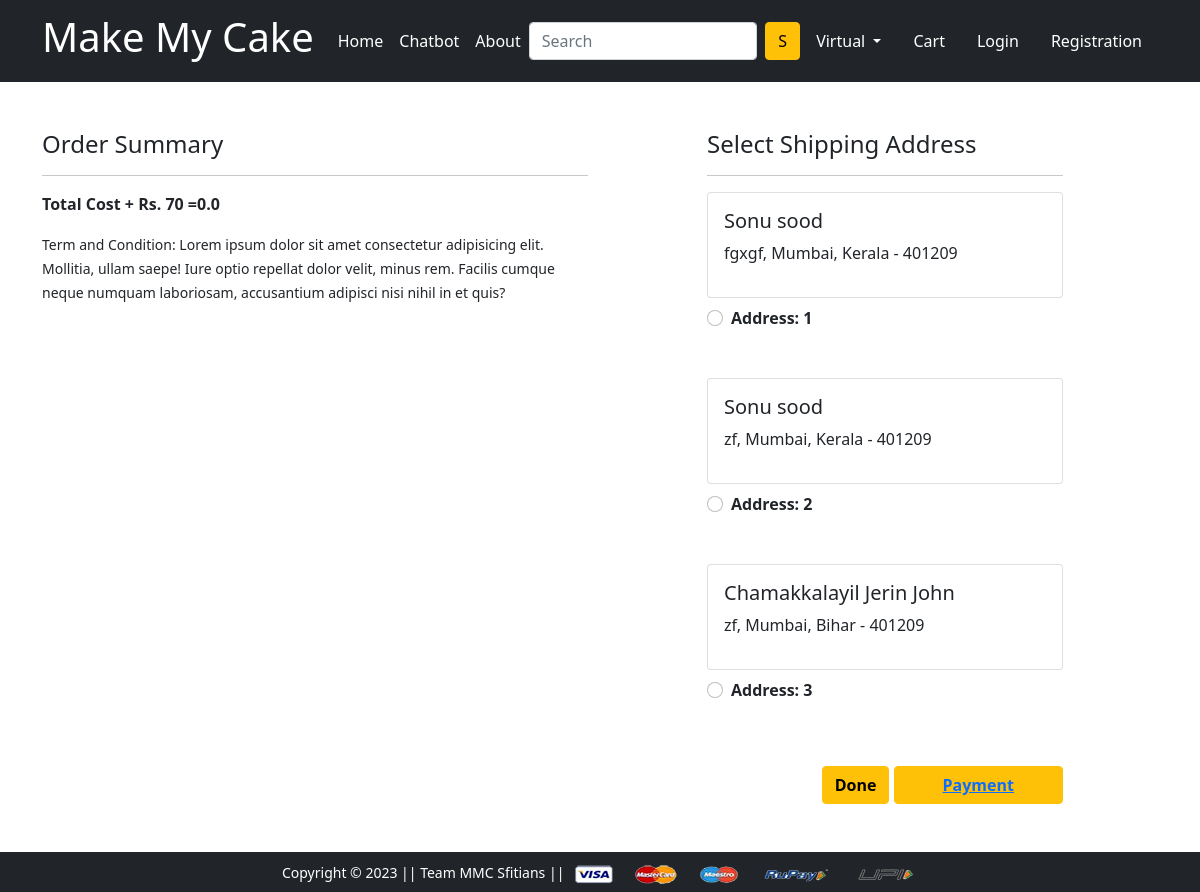
/checkout/ (signed in), run on the app's committed database.
### app/models.py (models this page shows, shortened)
class Customer(models.Model):
    user = models.ForeignKey(User , on_delete=models.CASCADE)
    name = models.CharField(max_length=200)
    locality = models.CharField(max_length=200)
    city =models.CharField(max_length=50)
    zipcode = models.IntegerField()
    state = models.CharField( max_length= 50 , choices = STATE_CH )

### app/views.py (the view)
# urls.py: path('checkout/', views.checkout, name='checkout'), ]  + static(settings.MEDIA_URL, document_root = settings.MEDIA_ROOT)
@login_required
def checkout(request):
    user = request.user
    add = Customer.objects.filter(user=user)
    cart_items = Cart.objects.filter(user=user)
    amount =0.0
    shipping_amount=70.0
    totalamount = 0.0
    cart_product= [p for p in Cart.objects.all() if p.user== request.user]
    if cart_product:
     for p in cart_product:
      tempamount = (p.Quantity * p.Product.discounted_price)
      amount += tempamount
     totalamount = amount + shipping_amount
    return render(request, 'app/checkout.html' , {'add':add,'totalamount':totalamount,'cart_items':cart_items})

### app/templates/app/checkout.html (shortened to what this page needs)
{% extends 'app/base.html' %} {% load static %} {% block title %}Buy Now{% endblock title %} {% block main-content %}
<div class="container">
    <div class="row mt-5">
        <div class="col-sm-6">
            <h4>Order Summary</h4>
            <hr>
            <p class="fw-bold">Total Cost + Rs. 70 ={{totalamount}}</p>
            <small>Term and Condition: Lorem ipsum dolor sit amet consectetur adipisicing elit. Mollitia, ullam saepe! Iure optio repellat dolor velit, minus rem. Facilis cumque neque numquam laboriosam, accusantium adipisci nisi nihil in et quis?</small>
        </div>
        <div class="col-sm-4 offset-sm-1">
            <h4>Select Shipping Address</h4>
            <hr>
            <form action="/paymentdone">
                {% for ad in add %}
                <div class="card">
                    <div class="card-body">
                        <h5>{{ad.name}}</h5>
                        <p>{{ad.locality}}, {{ad.city}}, {{ad.state}} - {{ad.zipcode}}</p>
                    </div>
                </div>
                <div class="form-check mt-2 mb-5">
                    <input class="form-check-input" type="radio" name="custid" id="custadd{{forloop.counter}}" value="{{ad.id}}">
                    <label class="form-check-label fw-bold" for="">
            Address: {{forloop.counter}} </label>
                </div>
                {% endfor %}
                <div class="text-end">
                    <button id="rzp-button1" type="submit" class="btn btn-warning mt-3 px-7  fw-bold ">Done</a></button>
                    <button id="rzp-button1" type="submit" class="btn btn-warning mt-3 px-5  fw-bold "><a href="https://rzp.io/i/vahbQznDwx " target="https://rzp.io/i/vahbQznDwx ">Payment</a></a></button>
                </div>
            </form>
        </div>
    </div>
</div>
{% endblock main-content %}

### app/templates/app/base.html (shortened to what this page needs)
<!doctype html> {% load static %}
<html lang="en">
<head>
    <link href="https://cdn.jsdelivr.net/npm/bootstrap@5.0.0-beta1/dist/css/bootstrap.min.css" rel="stylesheet">
    <link rel="stylesheet" href="{% static 'app/css/owl.carousel.min.css' %}">
    <link rel="stylesheet" href="{% static 'app/css/all.min.css' %}">
    <link rel="stylesheet" href="{% static 'app/css/style.css' %}">
</head>
<body>
    <nav class="navbar navbar-expand-lg navbar-dark bg-dark">
        <div class="container">
            <a class="navbar-brand" href="/">
                <h1>Make My Cake</h1>
            </a>
            <div class="collapse navbar-collapse" id="navbarSupportedContent">
                <ul class="navbar-nav me-auto mb-2 mb-lg-0">
                    <li class="nav-item">
                        <a class="nav-link active" aria-current="page" href="/">Home</a>
                    </li>
                    <li class="nav-item">
                        <a class="nav-link active" aria-current="page" href="{% url 'chatbot' %}">Chatbot</a>
                    </li>
                    <li class="nav-item">
                        <a class="nav-link active" aria-current="page" href="{% url 'about' %}">About</a>
                    </li>
                </ul>
                <form class="d-flex">
                    <input class="form-control me-2" type="search" placeholder="Search" aria-label="Search">
                    <button class="btn btn-warning" type="submit">S</button>
                </form>
                <div>
                    <ul class="navbar-nav me-auto mb-2 mb-lg-0">
                        <li class="nav-item dropdown mx-2">
                            <a class="nav-link dropdown-toggle text-white" href="#" id="profileDropdown" role="button" data-bs-toggle="dropdown" aria-expanded="false">
                {{request.user.username|capfirst}}
              </a>
                        </li>
                        <li class="nav-item mx-2">
                            <a href="{% url 'showcart' %}" class="nav-link text-white"> Cart </a>
                        </li>
                        <li class="nav-item mx-2">
                            <a href="{% url 'login' %}" class="nav-link text-white">Login</a>
                        </li>
                        <li class="nav-item mx-2">
                            <a href="{% url 'customerregistration' %}" class="nav-link text-white">Registration</a>
                        </li>
                    </ul>
                </div>
            </div>
        </div>
    </nav>
    {% block banner_slider %} {% endblock banner_slider %} {% block livesale %} {% endblock livesale %} {% block payment-gateway %} {% endblock payment-gateway %}{% block main-content %} {% endblock main-content %}
    <footer class="container-fluid bg-dark text-center p-2 mt-5">
        <small class="text-white">Copyright &copy; 2023 || Team MMC Sfitians || </small>
        <img src="{% static 'app/images/payment.png' %}" alt="" srcset="" class="img-fluid" height="2px">
    </footer>
</body>
</html>

### data on the page
Customer: name "Sonu sood", locality "fgxgf", city "Mumbai", state "Kerala", zipcode "401209"
Customer: name "Sonu sood", locality "zf", city "Mumbai", state "Kerala", zipcode "401209"
Customer: name "Chamakkalayil Jerin John", locality "zf", city "Mumbai", state "Bihar", zipcode "401209"

### other printed values
{{ request.user.username|capfirst }} "Virtual"
{{ totalamount }} "0.0"
